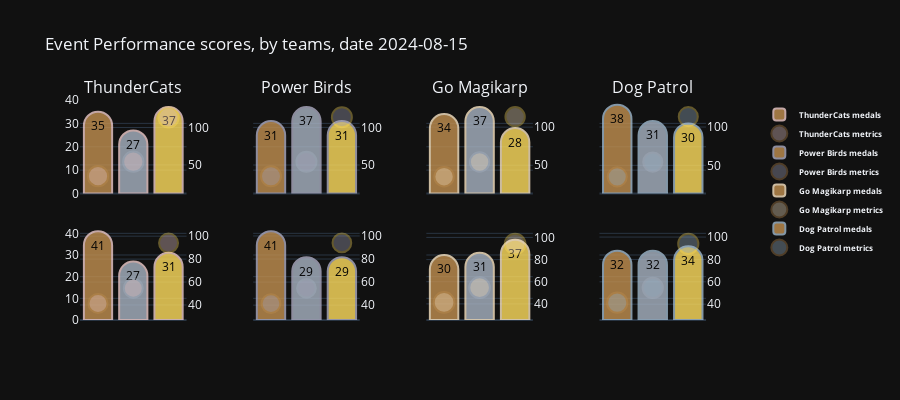

The notebook cell saved with this chart:
### Code cell
score_figure(df_eventteams_scores, 'performance', legend=True, scatter_opacity=0.5)

### Figure 1 — Plotly figure (JSON) as saved in the notebook; plotly's stock layout.template omitted (floating-point values rounded to 4 significant figures)
{"data": [{"customdata": [[49, "bronze", 35], [38, "silver", 54.28], [53, "gold", 113.6]], "hovertemplate": "<br><i>Total medals</i>: %{customdata[0]} %{customdata[1]}<br><i>Medal score</i>: %{customdata[2]} points", "legendgroup": "ThunderCats bar", "marker": {"color": ["rgb(194, 144, 80)", "rgb(169, 180, 195)", "rgb(255, 222, 94)", "rgb(0, 0, 0)"], "line": {"color": "rgb(240,205,204)", "width": 2}}, "name": "<b>ThunderCats medals</b>", "opacity": 0.8, "showlegend": true, "text": [35, 27, 37], "textangle": 0, "textfont": {"color": "black"}, "textposition": "inside", "type": "bar", "x": ["Bronze", "Silver", "Gold"], "xaxis": "x", "y": [35, 27, 37], "yaxis": "y"}, {"customdata": [[35, 76.09, 184, 202.9], [27, 76.09, 184, 202.9], [37, 76.09, 184, 202.9]], "hovertemplate": "<br><i>Medal distribution</i>: %{customdata[0]}%<br><i>Participation</i>: %{customdata[1]}%<br><i>Team players</i>: %{customdata[2]}<br><br><b>Team Score</b>: %{customdata[3]}", "legendgroup": "ThunderCats scatter", "marker": {"color": "rgb(240,205,204)", "line": {"color": ["rgb(194, 144, 80)", "rgb(169, 180, 195)", "rgb(255, 222, 94)"], "width": 2}, "size": [20.29, 20.29, 20.29]}, "mode": "markers", "name": "<b>ThunderCats metrics</b>", "opacity": 0.5, "showlegend": true, "type": "scatter", "x": ["Bronze", "Silver", "Gold"], "xaxis": "x", "y": [35, 54.28, 113.6], "yaxis": "y2"}, {"customdata": [[20, "bronze", 31.25], [24, "silver", 75], [20, "gold", 93.75]], "hovertemplate": "<br><i>Total medals</i>: %{customdata[0]} %{customdata[1]}<br><i>Medal score</i>: %{customdata[2]} points", "legendgroup": "Power Birds bar", "marker": {"color": ["rgb(194, 144, 80)", "rgb(169, 180, 195)", "rgb(255, 222, 94)", "rgb(0, 0, 0)"], "line": {"color": "rgb(173,172,194)", "width": 2}}, "name": "<b>Power Birds medals</b>", "opacity": 0.8, "showlegend": true, "text": [31, 37, 31], "textangle": 0, "textfont": {"color": "black"}, "textposition": "inside", "type": "bar", "x": ["Bronze", "Silver", "Gold"], "xaxis": "x2", "y": [31, 37, 31], "yaxis": "y3"}, {"customdata": [[31, 79.01, 81, 200], [37, 79.01, 81, 200], [31, 79.01, 81, 200]], "hovertemplate": "<br><i>Medal distribution</i>: %{customdata[0]}%<br><i>Participation</i>: %{customdata[1]}%<br><i>Team players</i>: %{customdata[2]}<br><br><b>Team Score</b>: %{customdata[3]}", "legendgroup": "Power Birds scatter", "marker": {"color": "rgb(173,172,194)", "line": {"color": ["rgb(194, 144, 80)", "rgb(169, 180, 195)", "rgb(255, 222, 94)"], "width": 2}, "size": [20, 20, 20]}, "mode": "markers", "name": "<b>Power Birds metrics</b>", "opacity": 0.5, "showlegend": true, "type": "scatter", "x": ["Bronze", "Silver", "Gold"], "xaxis": "x2", "y": [35, 54.28, 113.6], "yaxis": "y4"}, {"customdata": [[28, "bronze", 34.57], [30, "silver", 74.08], [23, "gold", 85.2]], "hovertemplate": "<br><i>Total medals</i>: %{customdata[0]} %{customdata[1]}<br><i>Medal score</i>: %{customdata[2]} points", "legendgroup": "Go Magikarp bar", "marker": {"color": ["rgb(194, 144, 80)", "rgb(169, 180, 195)", "rgb(255, 222, 94)", "rgb(0, 0, 0)"], "line": {"color": "rgb(251,230,197)", "width": 2}}, "name": "<b>Go Magikarp medals</b>", "opacity": 0.8, "showlegend": true, "text": [34, 37, 28], "textangle": 0, "textfont": {"color": "black"}, "textposition": "inside", "type": "bar", "x": ["Bronze", "Silver", "Gold"], "xaxis": "x3", "y": [34, 37, 28], "yaxis": "y5"}, {"customdata": [[34, 73.64, 110, 193.8], [37, 73.64, 110, 193.8], [28, 73.64, 110, 193.8]], "hovertemplate": "<br><i>Medal distribution</i>: %{customdata[0]}%<br><i>Participation</i>: %{customdata[1]}%<br><i>Team players</i>: %{customdata[2]}<br><br><b>Team Score</b>: %{customdata[3]}", "legendgroup": "Go Magikarp scatter", "marker": {"color": "rgb(251,230,197)", "line": {"color": ["rgb(194, 144, 80)", "rgb(169, 180, 195)", "rgb(255, 222, 94)"], "width": 2}, "size": [19.38, 19.38, 19.38]}, "mode": "markers", "name": "<b>Go Magikarp metrics</b>", "opacity": 0.5, "showlegend": true, "type": "scatter", "x": ["Bronze", "Silver", "Gold"], "xaxis": "x3", "y": [35, 54.28, 113.6], "yaxis": "y6"}, {"customdata": [[71, "bronze", 38.8], [57, "silver", 62.3], [55, "gold", 90.15]], "hovertemplate": "<br><i>Total medals</i>: %{customdata[0]} %{customdata[1]}<br><i>Medal score</i>: %{customdata[2]} points", "legendgroup": "Dog Patrol bar", "marker": {"color": ["rgb(194, 144, 80)", "rgb(169, 180, 195)", "rgb(255, 222, 94)", "rgb(0, 0, 0)"], "line": {"color": "rgb(160,185,205)", "width": 2}}, "name": "<b>Dog Patrol medals</b>", "opacity": 0.8, "showlegend": true, "text": [38, 31, 30], "textangle": 0, "textfont": {"color": "black"}, "textposition": "inside", "type": "bar", "x": ["Bronze", "Silver", "Gold"], "xaxis": "x4", "y": [38, 31, 30], "yaxis": "y7"}, {"customdata": [[38, 77.54, 236, 191.2], [31, 77.54, 236, 191.2], [30, 77.54, 236, 191.2]], "hovertemplate": "<br><i>Medal distribution</i>: %{customdata[0]}%<br><i>Participation</i>: %{customdata[1]}%<br><i>Team players</i>: %{customdata[2]}<br><br><b>Team Score</b>: %{customdata[3]}", "legendgroup": "Dog Patrol scatter", "marker": {"color": "rgb(160,185,205)", "line": {"color": ["rgb(194, 144, 80)", "rgb(169, 180, 195)", "rgb(255, 222, 94)"], "width": 2}, "size": [19.12, 19.12, 19.12]}, "mode": "markers", "name": "<b>Dog Patrol metrics</b>", "opacity": 0.5, "showlegend": true, "type": "scatter", "x": ["Bronze", "Silver", "Gold"], "xaxis": "x4", "y": [35, 54.28, 113.6], "yaxis": "y8"}, {"customdata": [[62, "bronze", 41.33], [41, "silver", 54.66], [47, "gold", 93.99]], "hovertemplate": "<br><i>Total medals</i>: %{customdata[0]} %{customdata[1]}<br><i>Medal score</i>: %{customdata[2]} points", "legendgroup": "ThunderCats bar", "marker": {"color": ["rgb(194, 144, 80)", "rgb(169, 180, 195)", "rgb(255, 222, 94)", "rgb(0, 0, 0)"], "line": {"color": "rgb(240,205,204)", "width": 2}}, "name": "<b>ThunderCats medals</b>", "opacity": 0.8, "showlegend": false, "text": [41, 27, 31], "textangle": 0, "textfont": {"color": "black"}, "textposition": "inside", "type": "bar", "x": ["Bronze", "Silver", "Gold"], "xaxis": "x5", "y": [41, 27, 31], "yaxis": "y9"}, {"customdata": [[41, 81.52, 184, 190.0], [27, 81.52, 184, 190.0], [31, 81.52, 184, 190.0]], "hovertemplate": "<br><i>Medal distribution</i>: %{customdata[0]}%<br><i>Participation</i>: %{customdata[1]}%<br><i>Team players</i>: %{customdata[2]}<br><br><b>Team Score</b>: %{customdata[3]}", "legendgroup": "ThunderCats scatter", "marker": {"color": "rgb(240,205,204)", "line": {"color": ["rgb(194, 144, 80)", "rgb(169, 180, 195)", "rgb(255, 222, 94)"], "width": 2}, "size": [19.0, 19.0, 19.0]}, "mode": "markers", "name": "<b>ThunderCats metrics</b>", "opacity": 0.5, "showlegend": false, "type": "scatter", "x": ["Bronze", "Silver", "Gold"], "xaxis": "x5", "y": [41.33, 54.66, 93.99], "yaxis": "y10"}, {"customdata": [[23, "bronze", 41.82], [16, "silver", 58.18], [16, "gold", 87.27]], "hovertemplate": "<br><i>Total medals</i>: %{customdata[0]} %{customdata[1]}<br><i>Medal score</i>: %{customdata[2]} points", "legendgroup": "Power Birds bar", "marker": {"color": ["rgb(194, 144, 80)", "rgb(169, 180, 195)", "rgb(255, 222, 94)", "rgb(0, 0, 0)"], "line": {"color": "rgb(173,172,194)", "width": 2}}, "name": "<b>Power Birds medals</b>", "opacity": 0.8, "showlegend": false, "text": [41, 29, 29], "textangle": 0, "textfont": {"color": "black"}, "textposition": "inside", "type": "bar", "x": ["Bronze", "Silver", "Gold"], "xaxis": "x6", "y": [41, 29, 29], "yaxis": "y11"}, {"customdata": [[41, 67.9, 81, 187.3], [29, 67.9, 81, 187.3], [29, 67.9, 81, 187.3]], "hovertemplate": "<br><i>Medal distribution</i>: %{customdata[0]}%<br><i>Participation</i>: %{customdata[1]}%<br><i>Team players</i>: %{customdata[2]}<br><br><b>Team Score</b>: %{customdata[3]}", "legendgroup": "Power Birds scatter", "marker": {"color": "rgb(173,172,194)", "line": {"color": ["rgb(194, 144, 80)", "rgb(169, 180, 195)", "rgb(255, 222, 94)"], "width": 2}, "size": [18.73, 18.73, 18.73]}, "mode": "markers", "name": "<b>Power Birds metrics</b>", "opacity": 0.5, "showlegend": false, "type": "scatter", "x": ["Bronze", "Silver", "Gold"], "xaxis": "x6", "y": [41.33, 54.66, 93.99], "yaxis": "y12"}, {"customdata": [[28, "bronze", 30.77], [29, "silver", 63.74], [34, "gold", 112.1]], "hovertemplate": "<br><i>Total medals</i>: %{customdata[0]} %{customdata[1]}<br><i>Medal score</i>: %{customdata[2]} points", "legendgroup": "Go Magikarp bar", "marker": {"color": ["rgb(194, 144, 80)", "rgb(169, 180, 195)", "rgb(255, 222, 94)", "rgb(0, 0, 0)"], "line": {"color": "rgb(251,230,197)", "width": 2}}, "name": "<b>Go Magikarp medals</b>", "opacity": 0.8, "showlegend": false, "text": [30, 31, 37], "textangle": 0, "textfont": {"color": "black"}, "textposition": "inside", "type": "bar", "x": ["Bronze", "Silver", "Gold"], "xaxis": "x7", "y": [30, 31, 37], "yaxis": "y13"}, {"customdata": [[30, 82.73, 110, 206.6], [31, 82.73, 110, 206.6], [37, 82.73, 110, 206.6]], "hovertemplate": "<br><i>Medal distribution</i>: %{customdata[0]}%<br><i>Participation</i>: %{customdata[1]}%<br><i>Team players</i>: %{customdata[2]}<br><br><b>Team Score</b>: %{customdata[3]}", "legendgroup": "Go Magikarp scatter", "marker": {"color": "rgb(251,230,197)", "line": {"color": ["rgb(194, 144, 80)", "rgb(169, 180, 195)", "rgb(255, 222, 94)"], "width": 2}, "size": [20.66, 20.66, 20.66]}, "mode": "markers", "name": "<b>Go Magikarp metrics</b>", "opacity": 0.5, "showlegend": false, "type": "scatter", "x": ["Bronze", "Silver", "Gold"], "xaxis": "x7", "y": [41.33, 54.66, 93.99], "yaxis": "y14"}, {"customdata": [[55, "bronze", 32.93], [54, "silver", 64.68], [58, "gold", 104.2]], "hovertemplate": "<br><i>Total medals</i>: %{customdata[0]} %{customdata[1]}<br><i>Medal score</i>: %{customdata[2]} points", "legendgroup": "Dog Patrol bar", "marker": {"color": ["rgb(194, 144, 80)", "rgb(169, 180, 195)", "rgb(255, 222, 94)", "rgb(0, 0, 0)"], "line": {"color": "rgb(160,185,205)", "width": 2}}, "name": "<b>Dog Patrol medals</b>", "opacity": 0.8, "showlegend": false, "text": [32, 32, 34], "textangle": 0, "textfont": {"color": "black"}, "textposition": "inside", "type": "bar", "x": ["Bronze", "Silver", "Gold"], "xaxis": "x8", "y": [32, 32, 34], "yaxis": "y15"}, {"customdata": [[32, 70.76, 236, 201.8], [32, 70.76, 236, 201.8], [34, 70.76, 236, 201.8]], "hovertemplate": "<br><i>Medal distribution</i>: %{customdata[0]}%<br><i>Participation</i>: %{customdata[1]}%<br><i>Team players</i>: %{customdata[2]}<br><br><b>Team Score</b>: %{customdata[3]}", "legendgroup": "Dog Patrol scatter", "marker": {"color": "rgb(160,185,205)", "line": {"color": ["rgb(194, 144, 80)", "rgb(169, 180, 195)", "rgb(255, 222, 94)"], "width": 2}, "size": [20.18, 20.18, 20.18]}, "mode": "markers", "name": "<b>Dog Patrol metrics</b>", "opacity": 0.5, "showlegend": false, "type": "scatter", "x": ["Bronze", "Silver", "Gold"], "xaxis": "x8", "y": [41.33, 54.66, 93.99], "yaxis": "y16"}], "layout": {"annotations": [{"font": {"size": 16}, "showarrow": false, "text": "ThunderCats", "x": 0.08, "xanchor": "center", "xref": "paper", "y": 1, "yanchor": "bottom", "yref": "paper"}, {"font": {"size": 16}, "showarrow": false, "text": "Power Birds", "x": 0.34, "xanchor": "center", "xref": "paper", "y": 1, "yanchor": "bottom", "yref": "paper"}, {"font": {"size": 16}, "showarrow": false, "text": "Go Magikarp", "x": 0.6, "xanchor": "center", "xref": "paper", "y": 1, "yanchor": "bottom", "yref": "paper"}, {"font": {"size": 16}, "showarrow": false, "text": "Dog Patrol", "x": 0.86, "xanchor": "center", "xref": "paper", "y": 1, "yanchor": "bottom", "yref": "paper"}], "barcornerradius": "50%", "barmode": "group", "height": 400, "hoverlabel": {"align": "right"}, "hovermode": "x unified", "legend": {"font": {"size": 8}, "tracegroupgap": 0}, "title": {"text": "Event Performance scores, by teams, date 2024-08-15"}, "width": 900, "xaxis": {"anchor": "y", "autorange": true, "categoryarray": ["gold", "silver", "bronze"], "categoryorder": "array", "domain": [0, 0.16], "matches": "x5", "range": [2.481, 5.519], "showspikes": false, "showticklabels": false, "type": "category"}, "xaxis2": {"anchor": "y3", "autorange": true, "categoryarray": ["gold", "silver", "bronze"], "categoryorder": "array", "domain": [0.26, 0.42], "matches": "x6", "range": [2.489, 5.511], "showspikes": false, "showticklabels": false, "type": "category"}, "xaxis3": {"anchor": "y5", "autorange": true, "categoryarray": ["gold", "silver", "bronze"], "categoryorder": "array", "domain": [0.52, 0.68], "matches": "x7", "range": [2.471, 5.529], "showspikes": false, "showticklabels": false, "type": "category"}, "xaxis4": {"anchor": "y7", "autorange": true, "categoryarray": ["gold", "silver", "bronze"], "categoryorder": "array", "domain": [0.78, 0.94], "matches": "x8", "range": [2.484, 5.516], "showspikes": false, "showticklabels": false, "type": "category"}, "xaxis5": {"anchor": "y9", "autorange": true, "categoryarray": ["gold", "silver", "bronze"], "categoryorder": "array", "domain": [0, 0.16], "range": [2.481, 5.519], "showspikes": false, "showticklabels": false, "type": "category"}, "xaxis6": {"anchor": "y11", "autorange": true, "categoryarray": ["gold", "silver", "bronze"], "categoryorder": "array", "domain": [0.26, 0.42], "range": [2.489, 5.511], "showspikes": false, "showticklabels": false, "type": "category"}, "xaxis7": {"anchor": "y13", "autorange": true, "categoryarray": ["gold", "silver", "bronze"], "categoryorder": "array", "domain": [0.52, 0.68], "range": [2.471, 5.529], "showspikes": false, "showticklabels": false, "type": "category"}, "xaxis8": {"anchor": "y15", "autorange": true, "categoryarray": ["gold", "silver", "bronze"], "categoryorder": "array", "domain": [0.78, 0.94], "range": [2.484, 5.516], "showspikes": false, "showticklabels": false, "type": "category"}, "yaxis": {"anchor": "x", "autorange": true, "domain": [0.575, 1], "range": [0, 40], "type": "linear"}, "yaxis10": {"anchor": "x5", "autorange": true, "overlaying": "y9", "range": [26.9, 108.4], "side": "right", "type": "linear"}, "yaxis11": {"anchor": "x6", "autorange": true, "domain": [0, 0.425], "matches": "y9", "range": [0, 43.16], "showticklabels": false, "type": "linear"}, "yaxis12": {"anchor": "x6", "autorange": true, "overlaying": "y11", "range": [27.13, 108.2], "side": "right", "type": "linear"}, "yaxis13": {"anchor": "x7", "autorange": true, "domain": [0, 0.425], "matches": "y9", "range": [0, 43.16], "showticklabels": false, "type": "linear"}, "yaxis14": {"anchor": "x7", "autorange": true, "overlaying": "y13", "range": [25.45, 109.9], "side": "right", "type": "linear"}, "yaxis15": {"anchor": "x8", "autorange": true, "domain": [0, 0.425], "matches": "y9", "range": [0, 43.16], "showticklabels": false, "type": "linear"}, "yaxis16": {"anchor": "x8", "autorange": true, "overlaying": "y15", "range": [25.88, 109.4], "side": "right", "type": "linear"}, "yaxis2": {"anchor": "x", "autorange": true, "overlaying": "y", "range": [11.81, 136.8], "side": "right", "type": "linear"}, "yaxis3": {"anchor": "x2", "autorange": true, "domain": [0.575, 1], "matches": "y", "range": [0, 40], "showticklabels": false, "type": "linear"}, "yaxis4": {"anchor": "x2", "autorange": true, "overlaying": "y3", "range": [12.18, 136.4], "side": "right", "type": "linear"}, "yaxis5": {"anchor": "x3", "autorange": true, "domain": [0.575, 1], "matches": "y", "range": [0, 40], "showticklabels": false, "type": "linear"}, "yaxis6": {"anchor": "x3", "autorange": true, "overlaying": "y5", "range": [12.98, 135.6], "side": "right", "type": "linear"}, "yaxis7": {"anchor": "x4", "autorange": true, "domain": [0.575, 1], "matches": "y", "range": [0, 40], "showticklabels": false, "type": "linear"}, "yaxis8": {"anchor": "x4", "autorange": true, "overlaying": "y7", "range": [13.31, 135.3], "side": "right", "type": "linear"}, "yaxis9": {"anchor": "x5", "autorange": true, "domain": [0, 0.425], "range": [0, 43.16], "type": "linear"}}}
